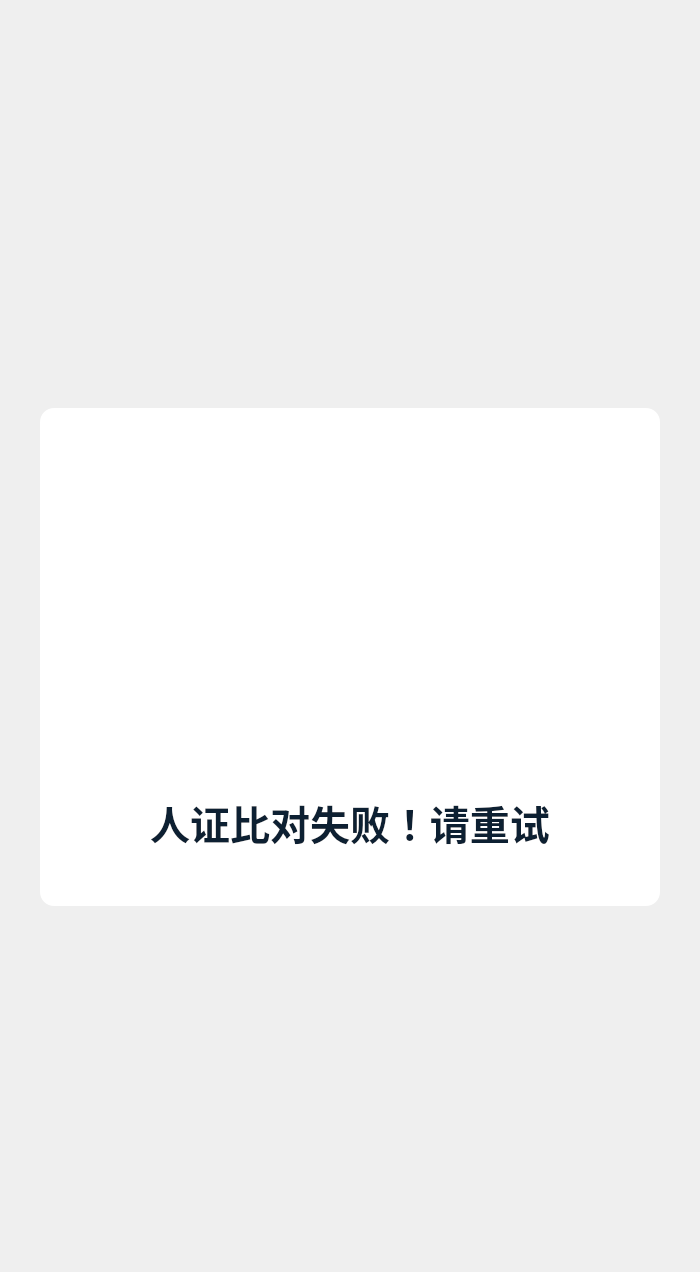
     <widget class="QWidget" name="page_than_fail">
      <layout class="QVBoxLayout" name="verticalLayout_12">
       <property name="spacing">
        <number>0</number>
       </property>
       <property name="leftMargin">
        <number>0</number>
       </property>
       <property name="topMargin">
        <number>0</number>
       </property>
       <property name="rightMargin">
        <number>0</number>
       </property>
       <property name="bottomMargin">
        <number>0</number>
       </property>
       <item>
        <spacer name="verticalSpacer_9">
         <property name="orientation">
          <enum>Qt::Vertical</enum>
         </property>
         <property name="sizeType">
          <enum>QSizePolicy::Fixed</enum>
         </property>
         <property name="sizeHint" stdset="0">
          <size>
           <width>20</width>
           <height>408</height>
          </size>
         </property>
        </spacer>
       </item>
       <item>
        <layout class="QHBoxLayout" name="horizontalLayout_9">
         <item>
          <spacer name="horizontalSpacer_17">
           <property name="orientation">
            <enum>Qt::Horizontal</enum>
           </property>
           <property name="sizeHint" stdset="0">
            <size>
             <width>40</width>
             <height>20</height>
            </size>
           </property>
          </spacer>
         </item>
         <item>
          <widget class="QWidget" name="widget_3" native="true">
           <property name="minimumSize">
            <size>
             <width>620</width>
             <height>498</height>
            </size>
           </property>
           <property name="maximumSize">
            <size>
             <width>620</width>
             <height>498</height>
            </size>
           </property>
           <property name="styleSheet">
            <string notr="true">border-radius: 14px;
background: rgba(255, 255, 255, 1);</string>
           </property>
           <layout class="QVBoxLayout" name="verticalLayout_4">
            <property name="spacing">
             <number>24</number>
            </property>
            <property name="leftMargin">
             <number>0</number>
            </property>
            <property name="topMargin">
             <number>39</number>
            </property>
            <property name="rightMargin">
             <number>0</number>
            </property>
            <property name="bottomMargin">
             <number>55</number>
            </property>
            <item>
             <layout class="QHBoxLayout" name="horizontalLayout_10">
              <property name="spacing">
               <number>0</number>
              </property>
              <item>
               <spacer name="horizontalSpacer_18">
                <property name="orientation">
                 <enum>Qt::Horizontal</enum>
                </property>
                <property name="sizeHint" stdset="0">
                 <size>
                  <width>40</width>
                  <height>20</height>
                 </size>
                </property>
               </spacer>
              </item>
              <item>
               <widget class="QLabel" name="label_5">
                <property name="text">
                 <string/>
                </property>
                <property name="pixmap">
                 <pixmap resource="resource.qrc">:/images/1x/pic_worryID.png</pixmap>
                </property>
                <property name="alignment">
                 <set>Qt::AlignCenter</set>
                </property>
               </widget>
              </item>
              <item>
               <spacer name="horizontalSpacer_19">
                <property name="orientation">
                 <enum>Qt::Horizontal</enum>
                </property>
                <property name="sizeHint" stdset="0">
                 <size>
                  <width>40</width>
                  <height>20</height>
                 </size>
                </property>
               </spacer>
              </item>
             </layout>
            </item>
            <item>
             <widget class="QLabel" name="label_6">
              <property name="minimumSize">
               <size>
                <width>0</width>
                <height>58</height>
               </size>
              </property>
              <property name="maximumSize">
               <size>
                <width>16777215</width>
                <height>58</height>
               </size>
              </property>
              <property name="styleSheet">
               <string notr="true">color: rgba(0, 20, 39, 0.95);
font-family: Noto Sans SC;
font-weight: 500;
font-size: 40px;</string>
              </property>
              <property name="text">
               <string>人证比对失败！请重试</string>
              </property>
              <property name="alignment">
               <set>Qt::AlignCenter</set>
              </property>
             </widget>
            </item>
           </layout>
          </widget>
         </item>
         <item>
          <spacer name="horizontalSpacer_20">
           <property name="orientation">
            <enum>Qt::Horizontal</enum>
           </property>
           <property name="sizeHint" stdset="0">
            <size>
             <width>40</width>
             <height>20</height>
            </size>
           </property>
          </spacer>
         </item>
        </layout>
       </item>
       <item>
        <spacer name="verticalSpacer_10">
         <property name="orientation">
          <enum>Qt::Vertical</enum>
         </property>
         <property name="sizeHint" stdset="0">
          <size>
           <width>20</width>
           <height>366</height>
          </size>
         </property>
        </spacer>
       </item>
      </layout>
     </widget>
